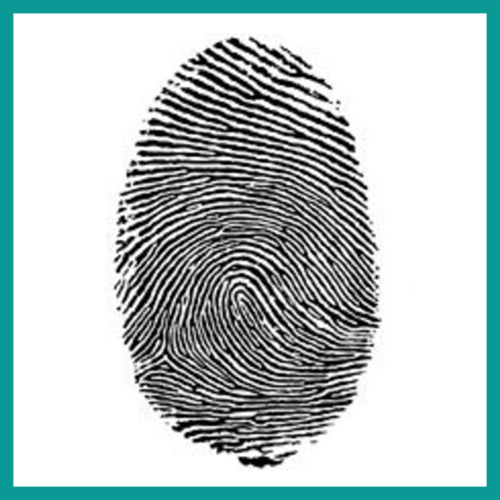
#> input picture New Fingerprint Image.jpeg, 500 x 500 px
$ python -i preprocessing.py   (imports and definitions only)
#> lines starting #> are read from the running program, lines starting #| are printed output that depends on the picture
import cv2
import numpy as np

def preprocess_image(image_path, target_size=(224, 224)):
    # 1. Load the image
#> called with image_path = '../New Fingerprint Image.jpeg', target_size = (224, 224)
    img = cv2.imread(image_path)
#> img is the input picture: shape (500, 500, 3); mean B, G, R 195.5, 196, 181.1
    if img is None:
        return None

    # 2. Convert to grayscale
    img_gray = cv2.cvtColor(img, cv2.COLOR_BGR2GRAY)
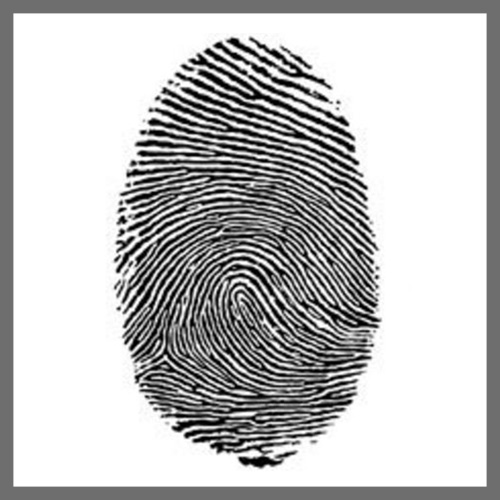
#> img_gray: shape (500, 500); min 0, max 255, mean 191.5

    # 3. Resize image to 224x224
    img_resized = cv2.resize(img_gray, target_size, interpolation=cv2.INTER_AREA)
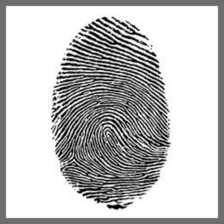
#> img_resized: shape (224, 224); min 1, max 255, mean 191.5

    # 4. Apply median filter for noise removal (kernel size 3 is standard)
    img_filtered = cv2.medianBlur(img_resized, 3)
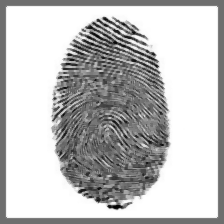
#> img_filtered: shape (224, 224); min 3, max 255, mean 191.7

    # 5. Apply histogram equalization for enhancement
    img_enhanced = cv2.equalizeHist(img_filtered)
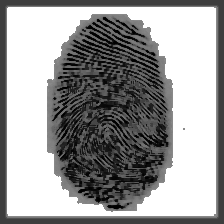
#> img_enhanced: shape (224, 224); min 0, max 255, mean 156.2

    # 6. Normalize pixel values to [0, 1]
    img_normalized = img_enhanced.astype(np.float32) / 255.0

    return img_normalized

>>> result = preprocess_image('../New Fingerprint Image.jpeg')
